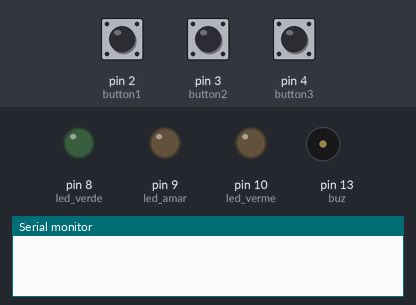
The sketch below on a simulated Arduino Uno, built with avr-gcc and run on an emulated ATmega328P. Parts: output pins drawn as LEDs (lit = HIGH), buzzer (waves = sounding, pin HIGH), the last lines printed to the serial monitor. Dashed ring = blinking. Inputs (shaded band) come from the test bench; at power-on: pin 2 (button1) HIGH, pin 4 (button3) HIGH, pin 3 (button2) HIGH.

Above: at 1.2 s.
1.3 s: pin 2 (button1) pulled LOW for 3.2 s
At 3.5 s:
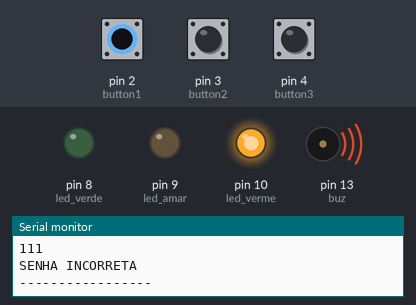
6.0 s: pin 4 (button3) pulled LOW for 3.2 s
At 8.95 s:
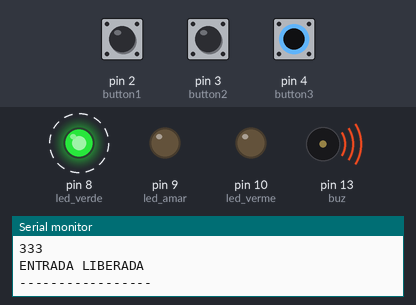
10.8 s: pin 3 (button2) pulled LOW for 1 s
At 11.45 s:
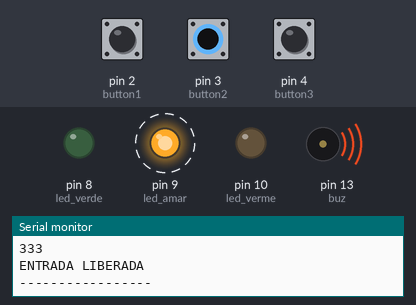
13.3 s: pin 3 (button2) pulled LOW for 3.2 s
At 17.2 s:
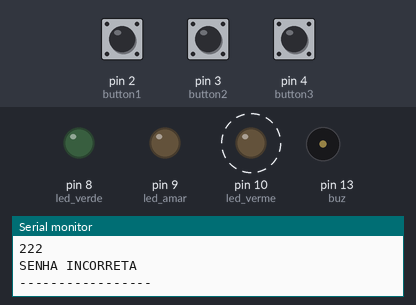
Timing chart, 0 to 18.7 s (numbered marks = the images above; inputs shaded):
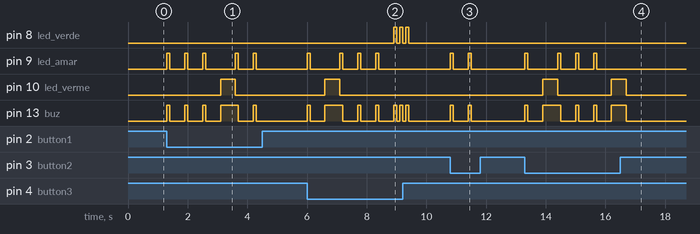

Measured:
- after the input at 1.3 s, pin 9 (led_amar): LOW → HIGH at once, → LOW 0.10 s later, → HIGH 0.50 s later, → LOW 0.10 s later, … (10 changes in this stretch); pin 10 (led_verme): LOW → HIGH after 1.8 s, → LOW 0.50 s later; pin 13 (buz): goes 3 × (HIGH 0.10 s, LOW 0.50 s), HIGH 0.60 s, LOW 0.50 s, HIGH 0.10 s, then LOW, starting at once
- after the input at 6.0 s, pin 8 (led_verde): alternates HIGH for 0.10 s and LOW for 0.10 s, 6 changes in all, then stays LOW, starting after 2.9 s; pin 9 (led_amar): LOW → HIGH at once, → LOW 0.10 s later, → HIGH 1.0 s later, → LOW 0.10 s later, … (8 changes in this stretch)
- after the input at 10.8 s, pin 9 (led_amar), pin 13 (buz): alternates HIGH for 0.10 s and LOW for 0.50 s, 4 changes in all, then stays LOW, starting at once
- after the input at 13.3 s, pin 9 (led_amar): LOW → HIGH at once, → LOW 0.10 s later, → HIGH 1.0 s later, → LOW 0.10 s later, … (8 changes in this stretch); pin 10 (led_verme): alternates HIGH for 0.50 s and LOW for 1.8 s, starting after 0.60 s

The sketch:

tranca.ino
```cpp
int led_verde = 8;
int led_amar = 9;
int led_verme = 10;
int button1 = 2;
int button2 = 3;
int button3 = 4;
int buz = 13;
int qtd=0;
int senha[] = {0,0,0};
#define DEBUG

void setup(){
  //pinMode(led, OUTPUT);
  pinMode(led_verde, OUTPUT);
  pinMode(led_amar, OUTPUT);
  pinMode(led_verme, OUTPUT);
  pinMode(buz, OUTPUT);
  pinMode(button1, INPUT_PULLUP);
  pinMode(button2, INPUT_PULLUP);
  pinMode(button3, INPUT_PULLUP);
  Serial.begin(9600);
}

void loop(){

  int pass[] = {3,3,3};
  digitalWrite(led_verde,LOW);
  digitalWrite(led_amar, LOW);
  digitalWrite(led_verme, LOW);
  if(digitalRead(button1) == LOW){
     digitalWrite(buz, HIGH);
     digitalWrite(led_amar,HIGH);
     delay(100);
     digitalWrite(buz, LOW);
     digitalWrite(led_amar,LOW);
     senha[qtd] = 1;


     qtd=qtd+1;
     delay(500);

  }

  if(digitalRead(button2) == LOW){
     digitalWrite(buz, HIGH);
     digitalWrite(led_amar,HIGH);
     delay(100);
     digitalWrite(buz, LOW);
     digitalWrite(led_amar,LOW);
     senha[qtd] = 2;

     qtd++;
     delay(500);

  }

  if(digitalRead(button3) == LOW){
     digitalWrite(buz, HIGH);
     digitalWrite(led_amar,HIGH);
     delay(100);
     digitalWrite(buz, LOW);
     digitalWrite(led_amar,LOW);
     senha[qtd] = 3;

     qtd++;
     delay(500);


  }

  if (qtd==3 && senha[0] == pass[0] && senha[1] == pass[1] && senha[2] == pass[2]){
    Serial.println("SENHA DIGITADA:");
    for(int i=0;i<3;i++){
      Serial.print(senha[i]);
    }
    Serial.println(" ");
    Serial.println("ENTRADA LIBERADA");
    Serial.println("-----------------");
    digitalWrite(led_verde, HIGH);
    digitalWrite(buz, HIGH);
    delay(100);
    digitalWrite(led_verde, LOW);
    digitalWrite(buz, LOW);
    delay(100);
    digitalWrite(led_verde, HIGH);
    digitalWrite(buz, HIGH);
    delay(100);
    digitalWrite(led_verde, LOW);
    digitalWrite(buz, LOW);
    delay(100);
    digitalWrite(led_verde, HIGH);
    digitalWrite(buz, HIGH);
    delay(100);
    digitalWrite(led_verde, LOW);
    digitalWrite(buz, LOW);
    qtd=0;
    for(int i=0;i<3;i++){
      senha[i]=0;
    }
  }
  if (qtd==3 && senha[0] != pass[0] or qtd==3 && senha[1] != pass[1] or qtd==3 && senha[2] != pass[2]) {

    Serial.println("SENHA DIGITADA:");
    for(int i=0;i<3;i++){
      Serial.print(senha[i]);
    }
    Serial.println(" ");
    Serial.println("SENHA INCORRETA");
    Serial.println("-----------------");

    digitalWrite(led_verme, HIGH);
    digitalWrite(buz, HIGH);
    delay(500);
    digitalWrite(led_verme, LOW);
    digitalWrite(buz, LOW);

    for(int i=0;i<3;i++){
      senha[i]=0;
    }

    qtd=0;
  }


}
```
